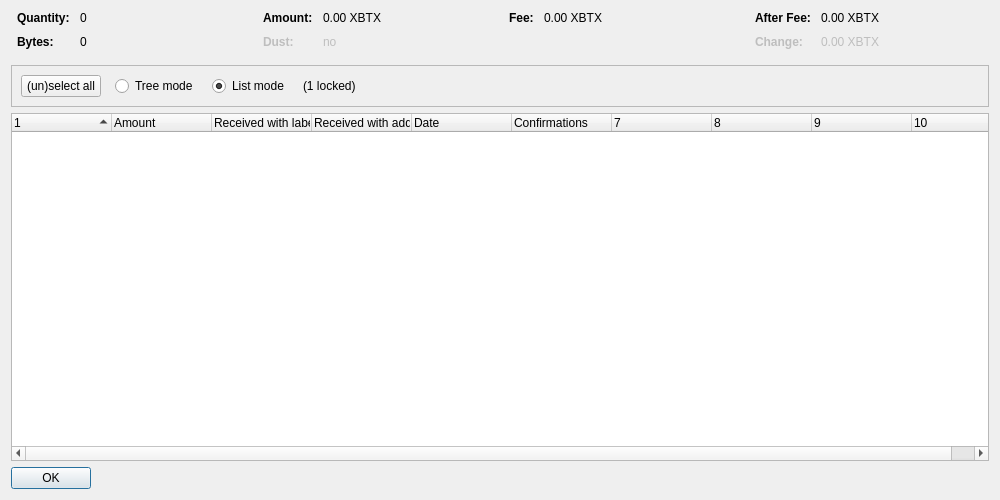
<?xml version="1.0" encoding="UTF-8"?>
<ui version="4.0">
 <class>CoinControlDialog</class>
 <widget class="QDialog" name="CoinControlDialog">
  <property name="geometry">
   <rect>
    <x>0</x>
    <y>0</y>
    <width>1000</width>
    <height>500</height>
   </rect>
  </property>
  <property name="windowTitle">
   <string>Coin Selection</string>
  </property>
  <layout class="QVBoxLayout" name="verticalLayout">
   <item>
    <layout class="QHBoxLayout" name="horizontalLayoutTop" stretch="0,0,0,0">
     <property name="topMargin">
      <number>0</number>
     </property>
     <property name="bottomMargin">
      <number>10</number>
     </property>
     <item>
      <layout class="QFormLayout" name="formLayoutCoinControl1">
       <property name="horizontalSpacing">
        <number>10</number>
       </property>
       <property name="verticalSpacing">
        <number>10</number>
       </property>
       <property name="leftMargin">
        <number>6</number>
       </property>
       <property name="rightMargin">
        <number>6</number>
       </property>
       <item row="0" column="0">
        <widget class="QLabel" name="labelCoinControlQuantityText">
         <property name="font">
          <font>
           <weight>75</weight>
           <bold>true</bold>
          </font>
         </property>
         <property name="text">
          <string>Quantity:</string>
         </property>
        </widget>
       </item>
       <item row="0" column="1">
        <widget class="QLabel" name="labelCoinControlQuantity">
         <property name="cursor">
          <cursorShape>IBeamCursor</cursorShape>
         </property>
         <property name="contextMenuPolicy">
          <enum>Qt::ActionsContextMenu</enum>
         </property>
         <property name="text">
          <string notr="true">0</string>
         </property>
         <property name="textInteractionFlags">
          <set>Qt::LinksAccessibleByMouse|Qt::TextSelectableByKeyboard|Qt::TextSelectableByMouse</set>
         </property>
        </widget>
       </item>
       <item row="1" column="0">
        <widget class="QLabel" name="labelCoinControlBytesText">
         <property name="font">
          <font>
           <weight>75</weight>
           <bold>true</bold>
          </font>
         </property>
         <property name="text">
          <string>Bytes:</string>
         </property>
        </widget>
       </item>
       <item row="1" column="1">
        <widget class="QLabel" name="labelCoinControlBytes">
         <property name="cursor">
          <cursorShape>IBeamCursor</cursorShape>
         </property>
         <property name="contextMenuPolicy">
          <enum>Qt::ActionsContextMenu</enum>
         </property>
         <property name="text">
          <string notr="true">0</string>
         </property>
         <property name="textInteractionFlags">
          <set>Qt::LinksAccessibleByMouse|Qt::TextSelectableByKeyboard|Qt::TextSelectableByMouse</set>
         </property>
        </widget>
       </item>
      </layout>
     </item>
     <item>
      <layout class="QFormLayout" name="formLayoutCoinControl2">
       <property name="horizontalSpacing">
        <number>10</number>
       </property>
       <property name="verticalSpacing">
        <number>10</number>
       </property>
       <property name="leftMargin">
        <number>6</number>
       </property>
       <property name="rightMargin">
        <number>6</number>
       </property>
       <item row="0" column="0">
        <widget class="QLabel" name="labelCoinControlAmountText">
         <property name="font">
          <font>
           <weight>75</weight>
           <bold>true</bold>
          </font>
         </property>
         <property name="text">
          <string>Amount:</string>
         </property>
        </widget>
       </item>
       <item row="0" column="1">
        <widget class="QLabel" name="labelCoinControlAmount">
         <property name="cursor">
          <cursorShape>IBeamCursor</cursorShape>
         </property>
         <property name="contextMenuPolicy">
          <enum>Qt::ActionsContextMenu</enum>
         </property>
         <property name="text">
          <string notr="true">0.00 XBTX</string>
         </property>
         <property name="textInteractionFlags">
          <set>Qt::LinksAccessibleByMouse|Qt::TextSelectableByKeyboard|Qt::TextSelectableByMouse</set>
         </property>
        </widget>
       </item>
       <item row="1" column="0">
        <widget class="QLabel" name="labelCoinControlLowOutputText">
         <property name="enabled">
          <bool>false</bool>
         </property>
         <property name="font">
          <font>
           <weight>75</weight>
           <bold>true</bold>
          </font>
         </property>
         <property name="text">
          <string>Dust:</string>
         </property>
        </widget>
       </item>
       <item row="1" column="1">
        <widget class="QLabel" name="labelCoinControlLowOutput">
         <property name="enabled">
          <bool>false</bool>
         </property>
         <property name="cursor">
          <cursorShape>IBeamCursor</cursorShape>
         </property>
         <property name="contextMenuPolicy">
          <enum>Qt::ActionsContextMenu</enum>
         </property>
         <property name="text">
          <string notr="true">no</string>
         </property>
         <property name="textInteractionFlags">
          <set>Qt::LinksAccessibleByMouse|Qt::TextSelectableByKeyboard|Qt::TextSelectableByMouse</set>
         </property>
        </widget>
       </item>
      </layout>
     </item>
     <item>
      <layout class="QFormLayout" name="formLayoutCoinControl3">
       <property name="horizontalSpacing">
        <number>10</number>
       </property>
       <property name="verticalSpacing">
        <number>10</number>
       </property>
       <property name="leftMargin">
        <number>6</number>
       </property>
       <property name="rightMargin">
        <number>6</number>
       </property>
       <item row="0" column="0">
        <widget class="QLabel" name="labelCoinControlFeeText">
         <property name="font">
          <font>
           <weight>75</weight>
           <bold>true</bold>
          </font>
         </property>
         <property name="text">
          <string>Fee:</string>
         </property>
        </widget>
       </item>
       <item row="0" column="1">
        <widget class="QLabel" name="labelCoinControlFee">
         <property name="cursor">
          <cursorShape>IBeamCursor</cursorShape>
         </property>
         <property name="contextMenuPolicy">
          <enum>Qt::ActionsContextMenu</enum>
         </property>
         <property name="text">
          <string notr="true">0.00 XBTX</string>
         </property>
         <property name="textInteractionFlags">
          <set>Qt::LinksAccessibleByMouse|Qt::TextSelectableByKeyboard|Qt::TextSelectableByMouse</set>
         </property>
        </widget>
       </item>
      </layout>
     </item>
     <item>
      <layout class="QFormLayout" name="formLayoutCoinControl4">
       <property name="horizontalSpacing">
        <number>10</number>
       </property>
       <property name="verticalSpacing">
        <number>10</number>
       </property>
       <property name="leftMargin">
        <number>6</number>
       </property>
       <property name="rightMargin">
        <number>6</number>
       </property>
       <item row="0" column="0">
        <widget class="QLabel" name="labelCoinControlAfterFeeText">
         <property name="font">
          <font>
           <weight>75</weight>
           <bold>true</bold>
          </font>
         </property>
         <property name="text">
          <string>After Fee:</string>
         </property>
        </widget>
       </item>
       <item row="0" column="1">
        <widget class="QLabel" name="labelCoinControlAfterFee">
         <property name="cursor">
          <cursorShape>IBeamCursor</cursorShape>
         </property>
         <property name="contextMenuPolicy">
          <enum>Qt::ActionsContextMenu</enum>
         </property>
         <property name="text">
          <string notr="true">0.00 XBTX</string>
         </property>
         <property name="textInteractionFlags">
          <set>Qt::LinksAccessibleByMouse|Qt::TextSelectableByKeyboard|Qt::TextSelectableByMouse</set>
         </property>
        </widget>
       </item>
       <item row="1" column="0">
        <widget class="QLabel" name="labelCoinControlChangeText">
         <property name="enabled">
          <bool>false</bool>
         </property>
         <property name="font">
          <font>
           <weight>75</weight>
           <bold>true</bold>
          </font>
         </property>
         <property name="text">
          <string>Change:</string>
         </property>
        </widget>
       </item>
       <item row="1" column="1">
        <widget class="QLabel" name="labelCoinControlChange">
         <property name="enabled">
          <bool>false</bool>
         </property>
         <property name="cursor">
          <cursorShape>IBeamCursor</cursorShape>
         </property>
         <property name="contextMenuPolicy">
          <enum>Qt::ActionsContextMenu</enum>
         </property>
         <property name="text">
          <string notr="true">0.00 XBTX</string>
         </property>
         <property name="textInteractionFlags">
          <set>Qt::LinksAccessibleByMouse|Qt::TextSelectableByKeyboard|Qt::TextSelectableByMouse</set>
         </property>
        </widget>
       </item>
      </layout>
     </item>
    </layout>
   </item>
   <item>
    <widget class="QFrame" name="frame">
     <property name="minimumSize">
      <size>
       <width>0</width>
       <height>40</height>
      </size>
     </property>
     <property name="frameShape">
      <enum>QFrame::StyledPanel</enum>
     </property>
     <property name="frameShadow">
      <enum>QFrame::Sunken</enum>
     </property>
     <layout class="QHBoxLayout" name="horizontalLayout">
      <item>
       <layout class="QHBoxLayout" name="horizontalLayoutPanel" stretch="0,0,0,0,0">
        <property name="spacing">
         <number>14</number>
        </property>
        <item>
         <widget class="QPushButton" name="pushButtonSelectAll">
          <property name="sizePolicy">
           <sizepolicy hsizetype="Maximum" vsizetype="Fixed">
            <horstretch>0</horstretch>
            <verstretch>0</verstretch>
           </sizepolicy>
          </property>
          <property name="text">
           <string>(un)select all</string>
          </property>
          <property name="autoDefault">
           <bool>false</bool>
          </property>
         </widget>
        </item>
        <item>
         <widget class="QRadioButton" name="radioTreeMode">
          <property name="sizePolicy">
           <sizepolicy hsizetype="Maximum" vsizetype="Fixed">
            <horstretch>0</horstretch>
            <verstretch>0</verstretch>
           </sizepolicy>
          </property>
          <property name="text">
           <string>Tree mode</string>
          </property>
         </widget>
        </item>
        <item>
         <widget class="QRadioButton" name="radioListMode">
          <property name="sizePolicy">
           <sizepolicy hsizetype="Maximum" vsizetype="Fixed">
            <horstretch>0</horstretch>
            <verstretch>0</verstretch>
           </sizepolicy>
          </property>
          <property name="text">
           <string>List mode</string>
          </property>
          <property name="checked">
           <bool>true</bool>
          </property>
         </widget>
        </item>
        <item>
         <widget class="QLabel" name="labelLocked">
          <property name="text">
           <string notr="true">(1 locked)</string>
          </property>
         </widget>
        </item>
        <item>
         <spacer name="horizontalSpacer">
          <property name="orientation">
           <enum>Qt::Horizontal</enum>
          </property>
          <property name="sizeHint" stdset="0">
           <size>
            <width>40</width>
            <height>20</height>
           </size>
          </property>
         </spacer>
        </item>
       </layout>
      </item>
     </layout>
    </widget>
   </item>
   <item>
    <widget class="CoinControlTreeWidget" name="treeWidget">
     <property name="contextMenuPolicy">
      <enum>Qt::CustomContextMenu</enum>
     </property>
     <property name="sortingEnabled">
      <bool>false</bool>
     </property>
     <property name="columnCount">
      <number>10</number>
     </property>
     <attribute name="headerShowSortIndicator" stdset="0">
      <bool>true</bool>
     </attribute>
     <attribute name="headerStretchLastSection">
      <bool>false</bool>
     </attribute>
     <column>
      <property name="text">
       <string/>
      </property>
     </column>
     <column>
      <property name="text">
       <string>Amount</string>
      </property>
     </column>
     <column>
      <property name="text">
       <string>Received with label</string>
      </property>
     </column>
     <column>
      <property name="text">
       <string>Received with address</string>
      </property>
     </column>
     <column>
      <property name="text">
       <string>Date</string>
      </property>
     </column>
     <column>
      <property name="text">
       <string>Confirmations</string>
      </property>
      <property name="toolTip">
       <string>Confirmed</string>
      </property>
     </column>
     <column>
      <property name="text">
       <string/>
      </property>
     </column>
     <column>
      <property name="text">
       <string/>
      </property>
     </column>
     <column>
      <property name="text">
       <string/>
      </property>
     </column>
     <column>
      <property name="text">
       <string/>
      </property>
     </column>
    </widget>
   </item>
   <item>
    <widget class="QDialogButtonBox" name="buttonBox">
     <property name="sizePolicy">
      <sizepolicy hsizetype="Maximum" vsizetype="Fixed">
       <horstretch>0</horstretch>
       <verstretch>0</verstretch>
      </sizepolicy>
     </property>
     <property name="orientation">
      <enum>Qt::Horizontal</enum>
     </property>
     <property name="standardButtons">
      <set>QDialogButtonBox::Ok</set>
     </property>
    </widget>
   </item>
  </layout>
 </widget>
 <customwidgets>
  <customwidget>
   <class>CoinControlTreeWidget</class>
   <extends>QTreeWidget</extends>
   <header>coincontroltreewidget.h</header>
  </customwidget>
 </customwidgets>
 <resources/>
 <connections/>
</ui>
